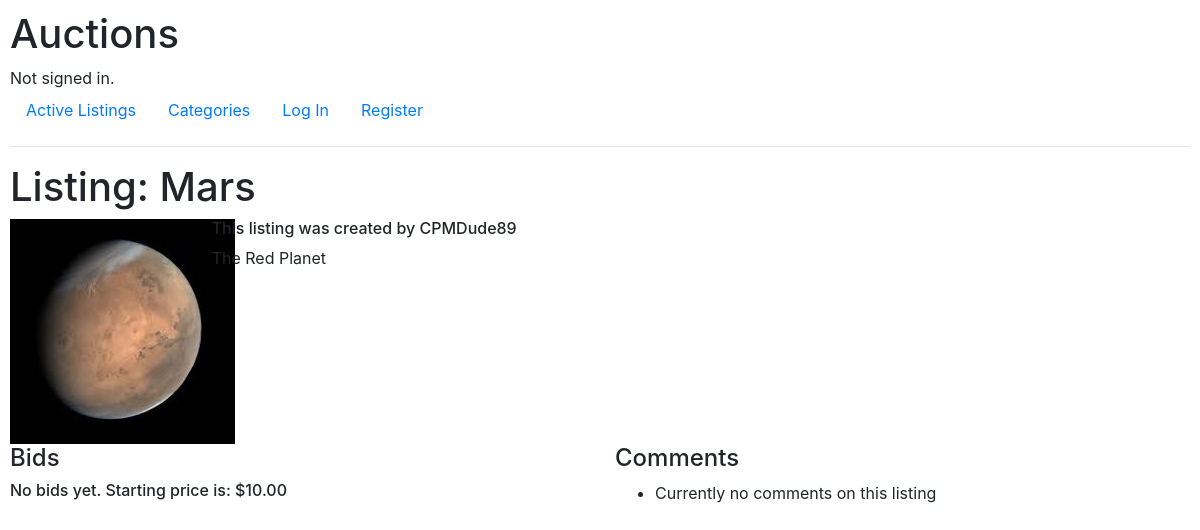
/Mars, run on an earlier commit of the app's database.
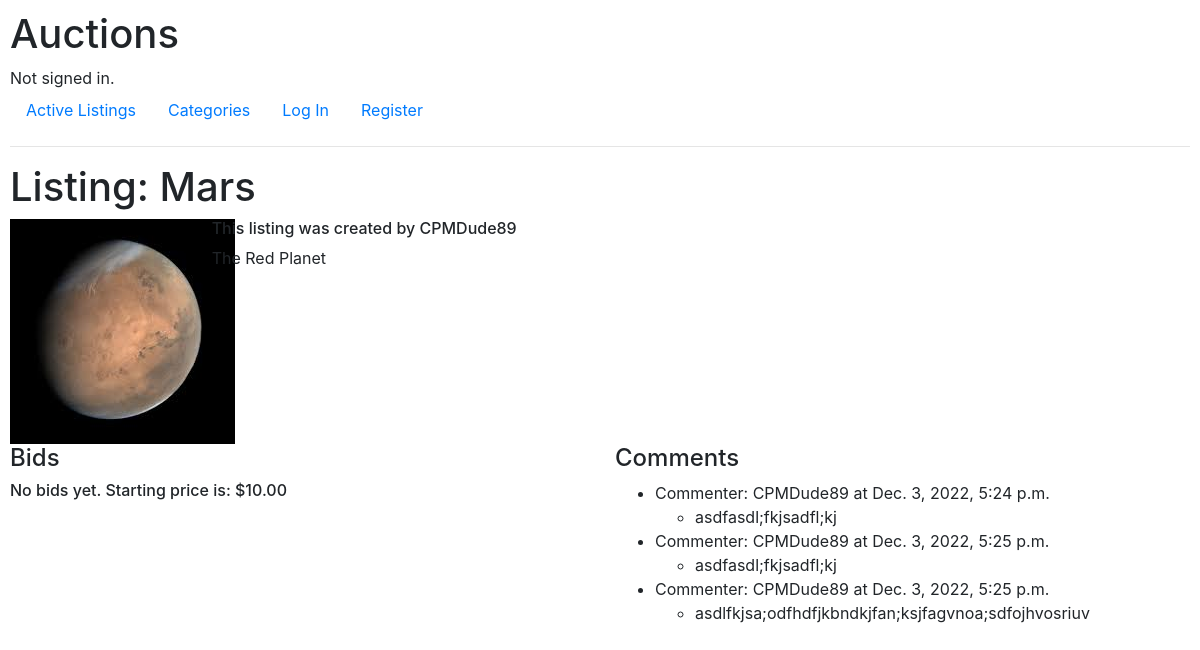
And on a later commit of the database.
### auctions/models.py (models this page shows, shortened)
class Listing(models.Model):
    name = models.CharField(max_length=64, unique=True)
    starting_bid = models.DecimalField(decimal_places=2, max_digits=10)
    category = models.ForeignKey(Category, on_delete=models.CASCADE, related_name="listings", blank=True, null=True)
    description = models.TextField(max_length=512)
    image = models.ImageField(upload_to="auctions/", blank=True)
    user = models.ForeignKey(User, on_delete=models.CASCADE, related_name="listings")
    user_winner = models.ForeignKey(User, on_delete=models.CASCADE, related_name="listings_won", blank=True, null=True)
    active = models.BooleanField(default=True)

class User(AbstractUser):
    pass

class Comment(models.Model):
    user = models.ForeignKey(User, on_delete=models.CASCADE, related_name="comments")
    text = models.TextField(max_length=512)
    listing = models.ForeignKey(Listing, on_delete=models.CASCADE, related_name="comments", blank=True)
    date = models.DateTimeField(auto_now_add=True, blank=True)

### auctions/views.py (the view)
# urls.py: path("<str:listing_name>", views.listing_view, name="listing")
def listing_view(request, listing_name):
    findListing = listingSearch(listing_name)
    if findListing:
        listing = Listing.objects.get(pk=findListing) # remember, listingSearch() returns an int -- which is a pk
    else:
        return render(request, "auctions/not_found.html")
    if request.user.is_authenticated:
        w_list = Watchlist.objects.get(user=request.user)
        w_listings = w_list.listings.all()
        if listing in w_listings:
            message = "This item is in your watchlist!"
            button_message = "Click here to remove it"
            wform = AddRemoveWatchlistForm(initial={'in_list': True, 'listing': listing.name})
        else:
            message = "This item is NOT in your watchlist!"
            button_message = "Click here to add it"
            wform = AddRemoveWatchlistForm(initial={'in_list': False, 'listing': listing.name})
        if request.method == "POST" and 'bform_button' in request.POST: # if BidForm button was clicked
            bform = BidForm(request.POST)
            if bform.is_valid():
                bform.save()
                bform = BidForm(initial={'user': request.user, 'listing': listing}) # instantiate a new BidForm so user can keep bidding on same page
            else:
                bform = BidForm(request.POST) # error handling
        else:
            bform = BidForm(initial={'user': request.user, 'listing': listing})
        if request.method == "POST" and "cform_button" in request.POST: # if CommentForm button was clicked
            cform = CommentForm(request.POST)
            if cform.is_valid():
                cform.save()
                cform = CommentForm(initial={'user': request.user, 'listing': listing}) # instantiate a new CommentForm so user can keep commenting on same page
            else:
                cform = CommentForm(request.POST) # error handling
        else:
            cform = CommentForm(initial={'user': request.user, 'listing': listing})
        if request.method == "POST" and 'closeform_button' in request.POST: # if close listing button was clicked
            closeform = CloseListingForm(request.POST)
            if closeform.is_valid():
                listing.active = False
                winner = User.objects.get(username=closeform.cleaned_data['user_winner'])
                listing.user_winner = winner # just a variable for the template
                listing.save()
            else:
                closeform = CloseListingForm(request.POST) # error handling
                listing_active = listing.active # just a template variable
        else:
            if not listing.bids.all():
                closeform = CloseListingForm() # form is instantiated without a winner, so no user can be assigned winner
                listing_active = listing.active
            else:
                winner = listing.bids.last().user
                closeform = CloseListingForm(initial={'user_winner': winner})
                listing_active = listing.active
        listing_active = listing.active # I think this needs to be here if a successful closeform has been submitted
        if request.user == listing.user:
            is_users_listing = True
        else:
            is_users_listing = False
        if request.user == listing.user_winner:
            is_listing_winner = True
        else:
            is_listing_winner = False
        highest_bid = listing.bids.last()
        comments = listing.comments.all()
        return render(request, "auctions/listing.html", {
            "listing": listing,
            'highest_bid': highest_bid,
            "comments": comments,
            "message": message,
            "button_message": button_message,
            "wform": wform,
            'bform': bform,
            'cform': cform,
            'closeform': closeform,
            'is_users_listing': is_users_listing,
            'is_listing_winner': is_listing_winner,
            'listing_active': listing_active
        })
    else:
        bids = listing.bids.all()
        highest_bid = listing.bids.last()
        comments = listing.comments.all()
        is_users_listing = False
        return render(request, "auctions/listing.html", {
            "listing": listing,
            'highest_bid': highest_bid,
            "bids": bids,
            "comments": comments,
            'is_users_listing': is_users_listing
        })

### auctions/util.py (called while the page is built)
def listingSearch(query):
    try:
        listing = Listing.objects.get(name__iexact=query)
        return listing.pk
    except:
        return False

### auctions/templates/auctions/listing.html (shortened to what this page needs)
{% extends "auctions/layout.html" %}
{% load static %}
{% block body %}
<div class='row'>
  <h1 style="padding-left: 15px;">Listing: {{listing.name}}</h1>
</div>
<div class='row'>
  <div class='col-2'>
    <img src="{{listing.image.url}}" alt="listing picture"/>
  </div>
  <div class='col-6'>
    <h6>This listing was created by {{listing.user.username}}</h6>
    <p>{{listing.description}}</p>
  </div>
  <div class='col-4'>
  </div>
</div>
<div class='row'>
  <div class='col'>
    {% if listing.active %}
    <h4>Bids</h4>
      {% if highest_bid %}
        <h6>The current price to beat for this item is: ${{highest_bid.amount}}. Made by {{highest_bid.user.username}} at {{highest_bid.date}}</h6>
      {% else %}
        <h6>No bids yet. Starting price is: ${{listing.starting_bid}}</h6>
      {% endif %}
    {% endif %}
  </div>
  <div class='col'>
    <h4>Comments</h4>
    <ul>
        {% for c in comments %}
        <li>Commenter: {{ c.user }} at {{ c.date }}</li>
        <ul>
          <li>{{c.text}}</li>
        </ul>
        {% empty %}
        <li><p>Currently no comments on this listing</p></li>
        {% endfor %}
    </ul>
  </div>
</div>
{% endblock %}

### auctions/templates/auctions/layout.html (shortened to what this page needs)
{% load static %}
<!DOCTYPE html>
<html lang="en">
    <head>
        <link rel="stylesheet" href="https://stackpath.bootstrapcdn.com/bootstrap/4.4.1/css/bootstrap.min.css">
        <link href="{% static 'auctions/styles.css' %}" rel="stylesheet">
    </head>
    <body>
        <h1>Auctions</h1>
        <div>
            {% if user.is_authenticated %}
                Signed in as <strong>{{ user.username }}</strong>.
            {% else %}
                Not signed in.
            {% endif %}
        </div>
        <ul class="nav">
            <li class="nav-item">
                <a class="nav-link" href="{% url 'index' %}">Active Listings</a>
            </li>
            <li class="nav-item">
                <a class="nav-link" href="{% url 'categories' %}">Categories</a>
            </li>
            {% if user.is_authenticated %}
            <li class="nav-item">
                <a class="nav-link" href="{% url 'watchlist' %}">My Watchlist</a>
            </li>
            <li class="nav-item">
                <a class="nav-link" href="{% url 'new_listing' %}">Make a New Listing</a>
            </li>
                <li class="nav-item">
                    <a class="nav-link" href="{% url 'logout' %}">Log Out</a>
                </li>
            {% else %}
                <li class="nav-item">
                    <a class="nav-link" href="{% url 'login' %}">Log In</a>
                </li>
                <li class="nav-item">
                    <a class="nav-link" href="{% url 'register' %}">Register</a>
                </li>
            {% endif %}
        </ul>
        <hr>
        {% block body %}
        {% endblock %}
    </body>
</html>

### auctions/static/auctions/styles.css (style rules this page uses)
body { padding: 10px; }

What changed in the data, as far as the page shows it:
added Comment: user "CPMDude89", date "Dec. 3, 2022, 5:24 p.m.", text "asdfasdl;fkjsadfl;kj"
added Comment: user "CPMDude89", date "Dec. 3, 2022, 5:25 p.m.", text "asdfasdl;fkjsadfl;kj"
added Comment: user "CPMDude89", date "Dec. 3, 2022, 5:25 p.m.", text "asdlfkjsa;odfhdfjkbndkjfan;ksjfagvnoa;sdfojhvosriuv"
Also different on the page:
text no longer shown: "Currently no comments on this listing"
